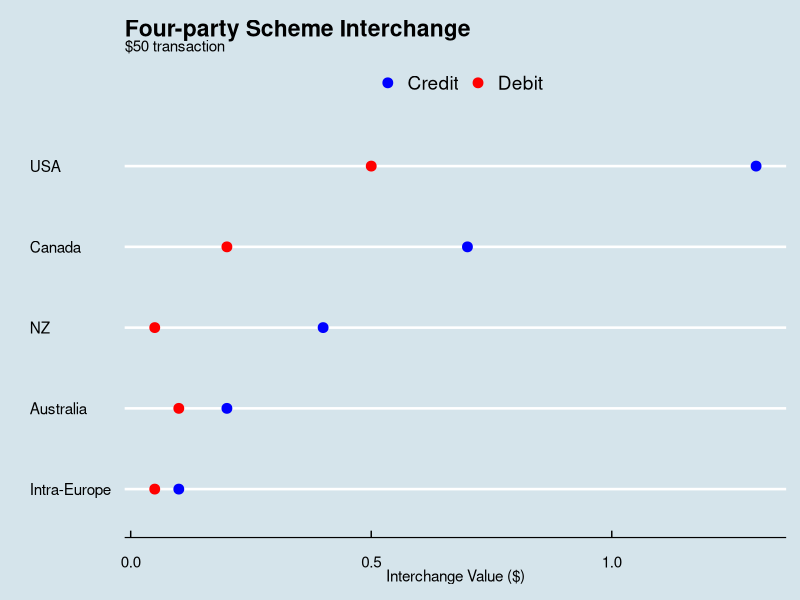

Here is the R script that generated this plot:
# Load required libraries
library(tidyverse)
library(ggthemes)

# Load the data
data <- read_csv("four_party_scheme_interchange.csv")

colnames(data) <- make.names(colnames(data))

# Create the plot
ggplot(data, aes(x = Standard.card.transaction, y = reorder(Country.Region, Standard.card.transaction), color = Type)) +
  geom_point(size = 3) +
  scale_color_manual(values = c('Credit' = 'blue', 'Debit' = 'red'),
                     labels = c('Credit', 'Debit')) +
  labs(title = 'Four-party Scheme Interchange',
       subtitle = '$50 transaction',
       x = 'Interchange Value ($)',
       y = '',
       color = '') +
  theme_economist() +
  theme(legend.position = 'top')
